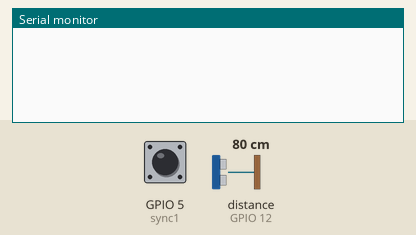
The sketch below on a simulated ESP8266 (NodeMCU). Shown: the last lines printed to the serial monitor. Inputs (shaded band) come from the test bench; at power-on: GPIO 5 (sync1) HIGH, distance to the obstacle (sensor on GPIO 12) 80 cm. The echo pulse lasts 58.3 µs per cm.

Above: at 1.2 s.
1.3 s: GPIO 5 (sync1) driven LOW
At 2.5 s:
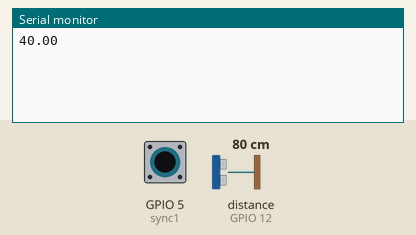
2.8 s: GPIO 5 (sync1) pulsed HIGH 2 times (0.12 s each, 0.3 s apart)
At 4.4 s:
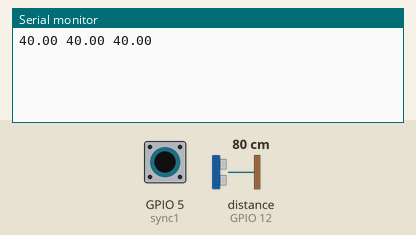

The sketch:

SONAR_MOBILE.ino
```cpp
long duration;
float distance;
int counter=0;
float reading[] = {40, 40, 40, 40};

#define TRIG 14 //D5
#define ECHO 12 //D6
//#define sync1 4 //D2
#define sync1 5 //D1


void setup() {
  Serial.begin(115200);

  pinMode(TRIG, OUTPUT);
  pinMode(ECHO, INPUT);

  attachInterrupt(digitalPinToInterrupt(sync1), get_distance, FALLING);
  //attachInterrupt(digitalPinToInterrupt(sync2), cycle, RISING);

}

ICACHE_RAM_ATTR void get_distance(){

  digitalWrite(TRIG, LOW);
  delayMicroseconds(2);
  digitalWrite(TRIG, HIGH);
  delayMicroseconds(10);
  digitalWrite(TRIG, LOW);

  duration = pulseIn(ECHO, HIGH, 20000);
  distance = duration * 0.034;

  if (distance < 100){
    reading[counter] = distance;
  }

  Serial.print(reading[counter]);
  Serial.print(" ");

  counter++;
  if (counter == 4){
    Serial.println();
    counter = 0;
  }
}


ICACHE_RAM_ATTR void cycle(){
  counter = 0;
  Serial.println();
}

void loop() {


}
```

Measured:
- after the input at 1.3 s, the serial monitor: prints a new line at once (image 1)
- after the input at 2.8 s, the serial monitor: prints a new line after 0.13 s (image 2)
